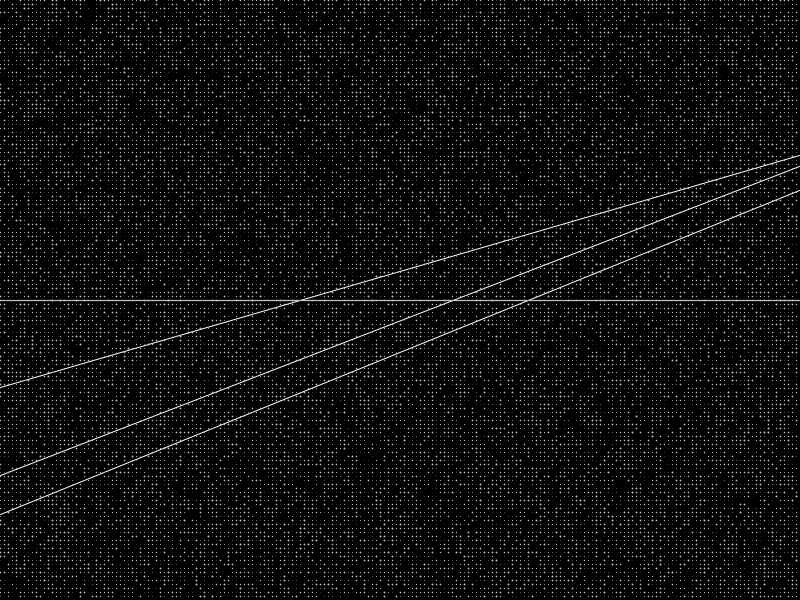
Frame 1 (no input)
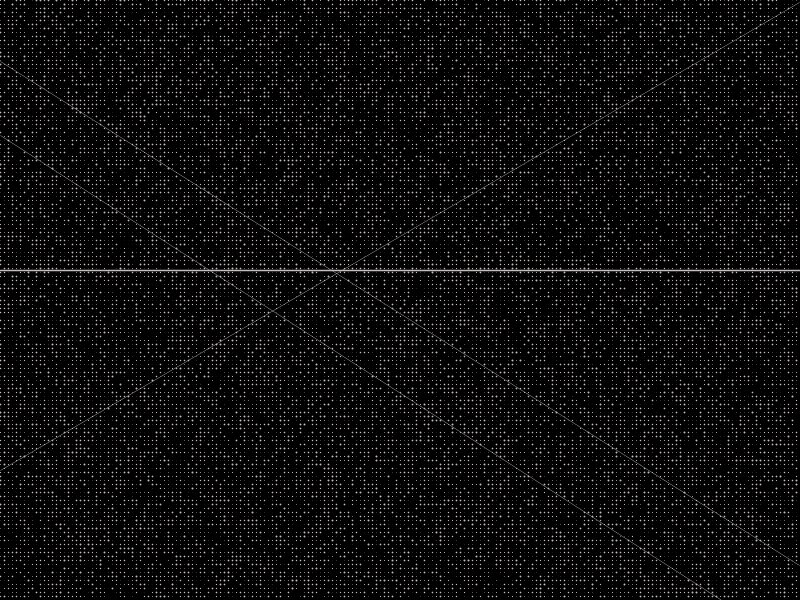
Frame 60 (the mouse pressed at the canvas centre just before this capture)
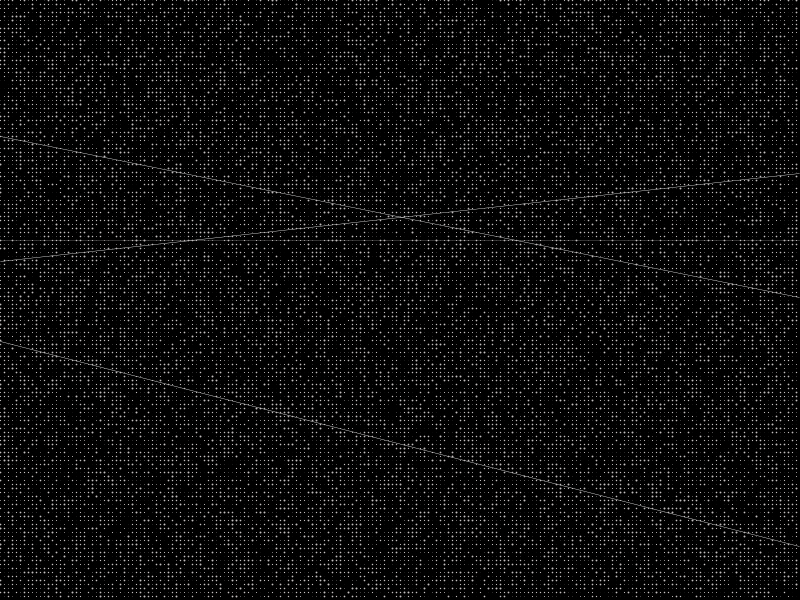
Frame 120 (the mouse held since frame 60 and released just before this capture)

The Processing sketch that drew these frames (run headless with seeded random() and noise(); from frame 60 on, the mouse is pressed at the canvas centre):

// Processing sketch: processing_134866
// ── processing_134866.pde

float x=3;
float y=3;
float counter = 0;
float a;



void setup(){
size(800, 600);
background (0,0,0);
a = height/2;
}

  
 void draw (){
   background (0);
   stroke(255);
   line(0, random(600), 799, random(600));
   
   line(0, random(500), 799, random(700));
   
   line(0, random(600), 799, random(600));
   
   
  
 for (int x = 0; x < 800; x = x+4) {
  for (int y = 0; y < 600; y = y+4) {
    float r = random (1, 100);
  strokeWeight (random (2));
 stroke (#C4C0C0);
 noFill();
 float d = random (200);
    point(x, y);  
  }
 }
 
 line(0, a, width, a);  
  a = a - 0.5;
  if (a < 0) { 
    a = height; 
  }
 }



  
